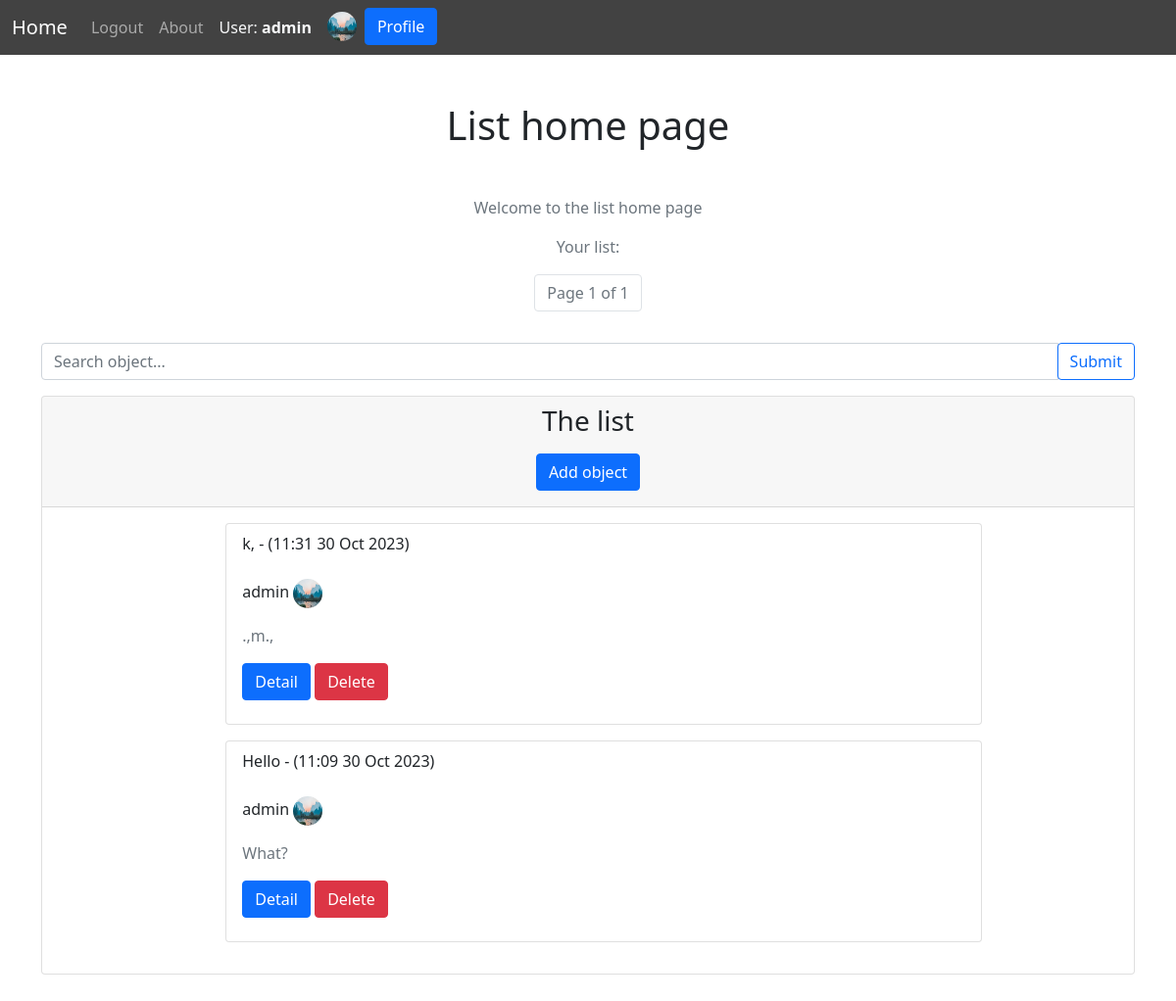
Before: / (signed in) with the older database file.
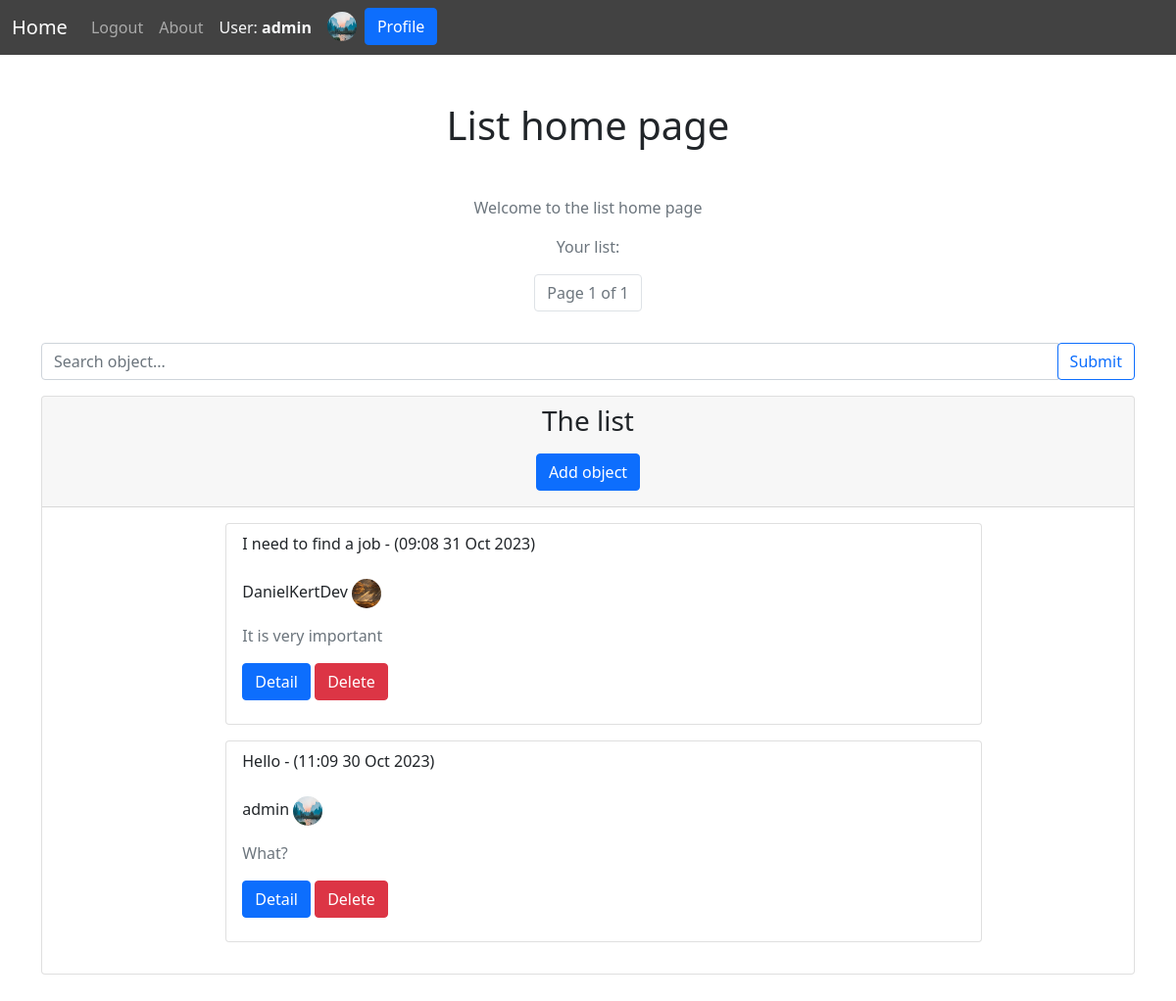
After: the same page with the newer database file.
### user/models.py (models this page shows, shortened)
class UserProfile(models.Model):
    class Meta:
        app_label = 'auth'  # Specify the app_label to resolve the app_label error
    user = models.OneToOneField(User, on_delete=models.CASCADE) # Delete profile when user is deleted
    image = models.ImageField(default='default.jpg', upload_to='profile_pics')

### core/models.py (models this page shows, shortened)
class List(models.Model):
    title = models.CharField(max_length=200)
    description = models.CharField(max_length=200)
    date = models.DateTimeField(auto_now_add=True)
    user = models.ForeignKey(User, on_delete=models.CASCADE)

### core/views.py (the view)
# urls.py: path('', views.PostList.as_view(), name='index'),
@method_decorator(login_required, name='dispatch')
class PostList(LoginRequiredMixin, ListView):
    model = models.List
    template_name = 'core/index.html'
    context_object_name = 'list'
    paginate_by = 3  # Set the number of items per page
    page_kwarg = 'p'  # Use ?p= for pagination
    def get_queryset(self):
        queryset = models.List.objects.all()  # By default, show all items
        search_query = self.request.GET.get('search')
        if search_query:
            queryset = queryset.filter(
                Q(title__icontains=search_query) |
                Q(description__icontains=search_query) |
                Q(user__username__icontains=search_query)
            )
        queryset = queryset.order_by('-date')
        return queryset
    def get_context_data(self, **kwargs):
        context = super().get_context_data(**kwargs)
        page = self.request.GET.get(self.page_kwarg)
        paginator = Paginator(self.get_queryset(), self.paginate_by)
        try:
            items = paginator.page(page)
        except (PageNotAnInteger, EmptyPage):
            items = paginator.page(1)
        context['list'] = items
        context['form'] = forms.ListForm(user=self.request.user)
        return context

### core/forms.py
class ListForm(forms.ModelForm):
    description = forms.CharField(widget=forms.Textarea(attrs={"rows":"5"}))
    class Meta:
        model = List
        fields = ['title', 'description', 'user']
    def __init__(self, *args, **kwargs):
        user = kwargs.pop('user', None)
        super(ListForm, self).__init__(*args, **kwargs)
        self.fields['title'].label = 'Title'
        self.fields['description'].label = 'Description'
        self.fields['title'].widget.attrs.update({
            'class': 'form-control',
            'placeholder': 'Title',
        })
        self.fields['description'].widget.attrs.update({
            'class': 'form-control',
            'placeholder': 'Description',
        })
        if user and user.is_superuser:
            self.fields['user'].widget.attrs.update({
                'class': 'form-control',
                'placeholder': 'Username',
            })
        else:
            self.fields['user'].initial = user
            self.fields['user'].widget = forms.HiddenInput()

### core/templates/core/index.html (shortened to what this page needs)
{% extends 'base.html' %}
{% block content %}
{% include "nav.html" %}
<div class="container">
<h1 class="text-center my-5"> List home page </h1>
<div class="text-center text-muted">
    <p> Welcome to the list home page </p>
    <p> Your list: </p>
</div>
<div class="row">
{% if list %}
<div class="col-md-12">
    <div class="text-center mx-auto d-flex justify-content-center">
    <div class="pagination">
        <ul class="pagination">
            <li class="page-item disabled">
                <span class="page-link">Page {{ list.number }} of {{ list.paginator.num_pages }}</span>
            </li>
        </ul>
    </div>
    </div>
    <form method="get" class="form-inline my-2 my-3">
        <div class="input-group">
            <input type="text" class="form-control" name="search" placeholder="Search object..." aria-label="Search">
            <div class="input-group-append">
                {% if request.GET.search %}
                    <a href="{% url 'index' %}" class="btn btn-outline-danger">Clear Search</a>
                {% else %}
                    <button type="submit" class="btn btn-outline-primary">Submit</button>
                {% endif %}
            </div>
        </div>
    </form>
<div class=" card mx-auto mb-5">
    <div class="card-header">
        <h3 class="text-center"> The list </h3>
        <div class="text-center">
        <a href="{% url 'create' %}" class="btn btn-primary my-2">Add object</a>
        </div>
    </div>
    <div class="card-body mx-auto w-75">
        {% for item in list %}
        <ul>
            <li class="list-group-item rounded mx-auto">
                <p> {{ item.title }} - ({{ item.date | date:"h:i d M Y" }})
                    {% if user.is_superuser%}
                    <br><br>{{ item.user }}  <img class="rounded-circle" src="{{ item.user.userprofile.image.url }}" width="30" height="30">
                    {% endif %}
                    <p class="text-muted">{{ item.description }}</p>
                    <form method="post" action="{% url 'delete_list' item.id %}">
                        <a href="{% url 'detail' item.id %}" class="btn btn-primary">Detail</a>
                        <button type="submit" class="btn btn-danger">Delete</button>
                    </form>
                </p>
            </li>
        </ul>
        {% endfor %}
    </div>
</div>
{% endif %}
</div>
</div>
</div>
{% endblock content %}

### templates/base.html (shortened to what this page needs)
{% load static %}
<!DOCTYPE html>
<html lang="en">
<head>
    <link href="https://cdn.jsdelivr.net/npm/bootstrap@5.0.2/dist/css/bootstrap.min.css" rel="stylesheet">
    <link rel="stylesheet" href="{% static 'core/main.css' %}">
</head>
<body>
{% block content %} {% endblock content%}
</body>
</html>

### templates/nav.html (shortened to what this page needs)
<div class="navbar navbar-expand-sm navbar-dark bg-light">
    <div class="container-fluid">
        <a class="navbar-brand" href="{% url 'index' %}">Home</a>
          <div class="collapse navbar-collapse" id="navbarSupportedContent">
        <div class="navbar-nav ">
            {% if not user.is_authenticated %}
            <div class="nav-item ">
            <a class="nav-link" href="{% url 'signin' %}">Login</a>
            </div>
            <div class="nav-item">
            <a class="nav-link" href="{% url 'signup' %}">Signup</a>
            </div>
            {% elif user.is_authenticated %}
            <div class="nav-item">
            <a class="nav-link" href="{% url 'logout' %}">Logout</a>
            </div>
            {% endif %}
            <div class="nav-item">
            <a class="nav-link" href="{% url 'about' %}">About</a>
            </div>
            {% if user.is_authenticated %}
            <div class="nav-item ">
              <a class="nav-link text-light" style="align-items: center">User: <strong>{{ user.username }}</strong></a>
            </div>
            <div class="nav-item mx-2">
            <img src="{{ user.userprofile.image.url }}" alt="{{ user.username }}'s profile picture" width="30" height="30" class="object-fit-cover rounded-circle mt-1">
            </div>
            <div class="nav-item ">
            <a class=" btn btn-primary my-auto" href="{% url 'profile' %}">Profile</a>
            </div>
            {% endif %}
        </div>
      </div>
    </div>
</div>

### static/core/main.css (style rules this page uses)
.navbar { background-color: #424242 !important; }

Changed rows visible on the page:
removed List: title "k,", date "11:31 30 Oct 2023", user "admin", user.userprofile.image (picture), description ".,m.,"
added List: title "I need to find a job", date "09:08 31 Oct 2023", user "DanielKertDev", user.userprofile.image (picture), description "It is very important"
